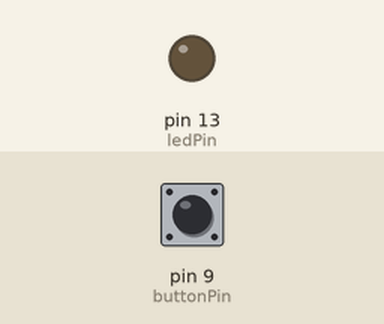
This sketch was run on a simulated Arduino Uno, built with avr-gcc and run on an emulated ATmega328P. On the bench: output pins drawn as LEDs (lit = HIGH). Inputs (shaded band) come from the test bench; at power-on: pin 9 (buttonPin) LOW.

Above: at 1.2 s.
1.3 s: pin 9 (buttonPin) pulled HIGH for 0.15 s
At 2.1 s:
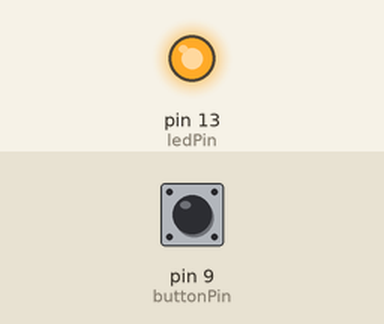
Timing chart, 0 to 10.4 s (numbered marks = the images above; inputs shaded):
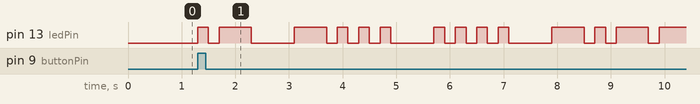

Measured:
- after the input at 1.3 s, pin 13 (ledPin): LOW → HIGH at once, → LOW 0.20 s later, → HIGH 0.20 s later, → LOW 0.60 s later, … (27 changes in this stretch)

The sketch:

sketch1.ino
```cpp
const int buttonPin = 9;           // Button input pin
const int ledPin = LED_BUILTIN;    // Built-in LED pin

void setup() {
  pinMode(ledPin, OUTPUT);
  pinMode(buttonPin, INPUT);
}

void loop() {
  if (digitalRead(buttonPin) == HIGH) {
    blinkNameInMorse();
    delay(2000);  // Wait before repeating
  }
}

void dot() {
  digitalWrite(ledPin, HIGH);
  delay(200);
  digitalWrite(ledPin, LOW);
  delay(200);
}

void dash() {
  digitalWrite(ledPin, HIGH);
  delay(600);
  digitalWrite(ledPin, LOW);
  delay(200);
}

void blinkLetter(char letter) {
  switch (letter) {
    case 'A': dot(); dash(); break;
    case 'B': dash(); dot(); dot(); dot(); break;
    case 'D': dash(); dot(); dot(); break;
    case 'E': dot(); break;
    case 'H': dot(); dot(); dot(); dot(); break;
    case 'I': dot(); dot(); break;
    case 'L': dot(); dash(); dot(); dot(); break;
    case 'N': dash(); dot(); break;
    case 'T': dash(); break;
    case 'U': dot(); dot(); dash(); break;
    case 'Y': dash(); dot(); dash(); dash(); break;
  }
  delay(600);  // Space between letters
}

void blinkNameInMorse() {
  // Blink ABHYUDAY
  blinkLetter('A');
  blinkLetter('B');
  blinkLetter('H');
  blinkLetter('Y');
  blinkLetter('U');
  blinkLetter('D');
  blinkLetter('A');
  blinkLetter('Y');

  delay(1400); // Space between words

  // Blink ANTAAL
  blinkLetter('A');
  blinkLetter('N');
  blinkLetter('T');
  blinkLetter('A');
  blinkLetter('A');
  blinkLetter('L');
}
```
